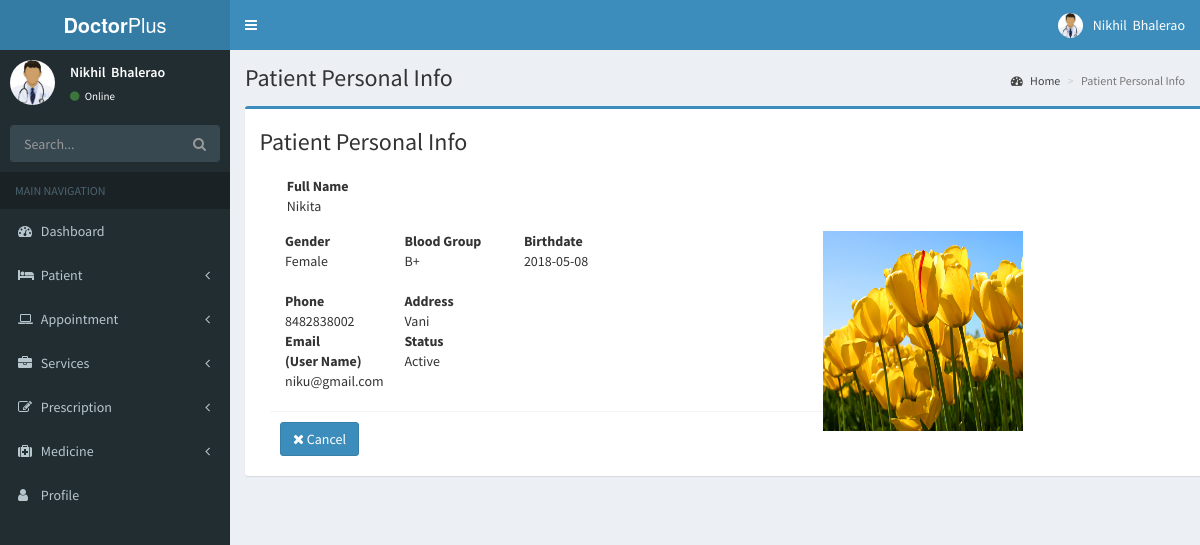
/dashboard/Patient/info.php?id=2, run on the app's committed database.
### tables this page shows
CREATE TABLE IF NOT EXISTS `patientregister` (
  `id` int(20) NOT NULL AUTO_INCREMENT,
  `doctor` varchar(30) NOT NULL,
  `name` varchar(25) NOT NULL,
  `email` varchar(35) NOT NULL,
  `password` varchar(20) NOT NULL,
  `address` varchar(50) NOT NULL,
  `phone` varchar(11) NOT NULL,
  `gender` varchar(100) NOT NULL,
  `birthdate` date NOT NULL,
  `bloodgroup` varchar(5) NOT NULL,
  `imageupload` varchar(20) NOT NULL,
  `status` enum('1','0') NOT NULL DEFAULT '1',
  PRIMARY KEY (`id`)
);

### dashboard/Patient/info.php (the view, shortened to what this page needs)
<?php
  include("../inc/connect.php") ;
  $sql="SELECT * FROM patientregister WHERE id='".$_GET['id']."'";
  $write =mysqli_query($db_connect, $sql) or die(mysql_error($db_connect));
    $row=mysqli_fetch_array($write)or die (mysql_error($db_connect));
    $name=$row['name'];
    $email=$row['email'];
    $address =$row['address'];
    $phone =$row['phone'];
    $gender=$row['gender'];
    $birthdate=$row['birthdate'];
    $bloodgroup=$row['bloodgroup'];
    $imageupload=$row['imageupload'];
?>
<?php include"../Include/header.php";?>
<?php include"../Include/sidebar.php";?>
  <div class="content-wrapper">
    <section class="content-header">
      <h1>
       Patient Personal Info
      </h1>
      <ol class="breadcrumb">
        <li><a href="#"><i class="fa fa-dashboard"></i> Home</a></li>
        <li class="active">Patient Personal Info</li>
      </ol>
    </section>
    <section class="content">
      <div class="row">
<div class="container">
  <div class="box box-primary">
    <h3 >&nbsp;&nbsp;&nbsp;Patient Personal Info</h3>
   <div class="box-body box-profile" >
    <form method="POST" enctype="multipart/form-data" >
         <div class="col-md-8">
    <span style="color:red;"></span><b>Full Name</b>
    <div class="form-group">
      &nbsp;&nbsp;&nbsp;&nbsp;&nbsp;<?php echo  $name;?></div>
     <div class="col-md-3" style="float: right;">
    <img class="profile-img " name="imageupload" src="../Upload/profile/<?php  echo  $imageupload; ?>" alt="profile picture" style="height:200px;width:200px;" class="form-control">&nbsp;&nbsp;&nbsp;&nbsp;&nbsp;
  </div>
    <div class="col-md-2">
<span style="color:red;"></span><b>Gender</b><br>
<?php echo  $gender;?>
</div>
 <div class="col-md-2">
<b>Blood Group</b>
<?php echo  $bloodgroup;?></div>
   <div class="col-md-2">
       <b>Birthdate</b>
  <?php echo  $birthdate;?>
  </div>
  <br>
  <div class="col-md-2" >
    <span style="color:red;"></span><b>Phone</b><br>
 <?php echo  $phone;?>
</div>
     <div class="col-md-2" >
<b>Address</b><br>
<?php echo  $address;?>
</div><br><br>
 <div class="col-md-2" >
<span style="color:red;"></span><b>Email</b><br><b>(User Name)</b>
   <?php echo  $email;?>
 </div>
 <div class="col-md-2" >
   <span style="color:red;"></span><b>Status</b><br>
  <?php if($row['status']=='1'){ echo 'Active'; } ?>
</div><br><br><br><br>
<div class="box-footer">
    <a href="./patientlist.php"><button type="button" name="cancel" class="btn btn-primary"><i class="fa fa-times"></i> Cancel</button></a>
  </div>
</div>
</form>
</div>
</div>
</div>
</div>
</section>
</div>
 <?php include "../Include/footer.php";?>

### dashboard/Include/header.php (shortened to what this page needs)
<?php include"../inc/connect.php";
 ?>
 <!DOCTYPE html>
<html>
<head>
  <link rel="stylesheet" href="../bower_components/bootstrap/dist/css/bootstrap.min.css">
  <link rel="stylesheet" href="../bower_components/font-awesome/css/font-awesome.min.css">
  <link rel="stylesheet" href="../bower_components/Ionicons/css/ionicons.min.css">
  <link rel="stylesheet" href="../bower_components/select2/dist/css/select2.min.css">
  <link rel="stylesheet" href="../dist/css/AdminLTE.min.css">
  <link rel="stylesheet" href="../dist/css/skins/_all-skins.min.css">
  <link rel="stylesheet" href="../bower_components/morris.js/morris.css">
  <link rel="stylesheet" href="../bower_components/jvectormap/jquery-jvectormap.css">
  <link rel="stylesheet" href="../bower_components/bootstrap-datepicker/dist/css/bootstrap-datepicker.min.css">
  <link rel="stylesheet" href="../bower_components/bootstrap-daterangepicker/daterangepicker.css">
  <link rel="stylesheet" href="../plugins/bootstrap-wysihtml5/bootstrap3-wysihtml5.min.css">
  <link rel="stylesheet" href="../bower_components/fullcalendar/dist/fullcalendar.min.css">
  <link rel="stylesheet" href="../bower_components/fullcalendar/dist/fullcalendar.print.min.css" media="print">
  <link rel="stylesheet" href="../bower_components/datatables.net-bs/css/dataTables.bootstrap.min.css">
  </head>
<body class="hold-transition skin-blue sidebar-mini">
<div class="wrapper">
  <header class="main-header">
    <a href="index.php" class="logo">
      <span class="logo-lg"><b>Doctor</b>Plus</span>
    </a>
    <nav class="navbar navbar-static-top">
      <a href="#" class="sidebar-toggle" data-toggle="push-menu" role="button">
      </a>
      <div class="navbar-custom-menu">
        <ul class="nav navbar-nav">
        <li class="dropdown user user-menu">
         <a href="#" class="dropdown-toggle" data-toggle="dropdown">
          <?php
$sql="SELECT * FROM login";
    $write =mysqli_query($db_connect, $sql) or die(mysql_error($db_connect));
     $row2=mysqli_fetch_array($write)or die (mysql_error($db_connect));
?>
              <img src="../../dashboard/Upload/Adminprofile/<?php echo $row2['profile'];?>" class="user-image" alt="User Image">
              <span class="hidden-xs"><?php echo $row2['fname'];?>&nbsp;
           <?php echo $row2['lname'];?></span>
            </a>
          </li>
        </ul>
      </div>
    </nav>
  </header>

### dashboard/Include/sidebar.php (shortened to what this page needs)
  <aside class="main-sidebar">
    <section class="sidebar">
      <div class="user-panel">
        <div class="pull-left image">
           <?php
$sql="SELECT * FROM login";
    $write =mysqli_query($db_connect, $sql) or die(mysql_error($db_connect));
     $row2=mysqli_fetch_array($write)or die (mysql_error($db_connect));
     ?>
          <img src="../../dashboard/Upload/Adminprofile/<?php echo $row2['profile'];?>" class="img-circle" alt="User Image">
        </div>
        <div class="pull-left info">
          <p><?php echo $row2['fname'];?>&nbsp;
           <?php echo $row2['lname'];?></p>
          <a href="#"><i class="fa fa-circle text-success"></i> Online</a>
        </div>
      </div>
      <form action="#" method="get" class="sidebar-form">
        <div class="input-group">
          <input type="text" name="q" class="form-control" placeholder="Search...">
          <span class="input-group-btn">
                <button type="submit" name="search" id="search-btn" class="btn btn-flat"><i class="fa fa-search"></i>
                </button>
              </span>
        </div>
      </form>
      <ul class="sidebar-menu" data-widget="tree">
        <li class="header">MAIN NAVIGATION</li>
        <li>
          <a href=".././Index/index.php">
            <i class="fa fa-dashboard"></i> <span>Dashboard</span>
         </a>
        </li>
       <li class="treeview">
          <a href="#">
            <i class="fa fa-bed"></i> <span>Patient</span>
            <span class="pull-right-container">
              <i class="fa fa-angle-left pull-right"></i>
            </span>
          </a>
        </li>
        <li class="treeview">
          <a href="#">
            <i class="fa fa-laptop"></i> <span>Appointment</span>
            <span class="pull-right-container">
              <i class="fa fa-angle-left pull-right"></i>
            </span>
          </a>
        </li>
         <li class="treeview">
          <a href="#">
            <i class="fa fa-briefcase"></i> <span>Services</span>
            <span class="pull-right-container">
              <i class="fa fa-angle-left pull-right"></i>
            </span>
          </a>
        </li>
        <li class="treeview">
          <a href="#">
            <i class="fa fa-edit"></i> <span>Prescription</span>
            <span class="pull-right-container">
              <i class="fa fa-angle-left pull-right"></i>
            </span>
          </a>
        </li>
         <li class="treeview">
          <a href="#">
            <i class="fa fa-medkit"></i> <span>Medicine</span>
            <span class="pull-right-container">
              <i class="fa fa-angle-left pull-right"></i>
            </span>
          </a>
        </li>
           <li>
          <a href="../Admin/index.php">
            <i class="fa fa-user"></i> <span>Profile</span>
         </a>
        </li>
        </ul>
    </section>
  </aside>

### dashboard/Include/footer.php (shortened to what this page needs)
</div>

### data on the page
patientregister: name "Nikita", imageupload (picture), gender "Female", bloodgroup "B+", birthdate "2018-05-08", phone "8482838002", address "Vani", email "niku@gmail.com"

### other printed values
$row2['fname'] "Nikhil"
$row2['lname'] "Bhalerao"
